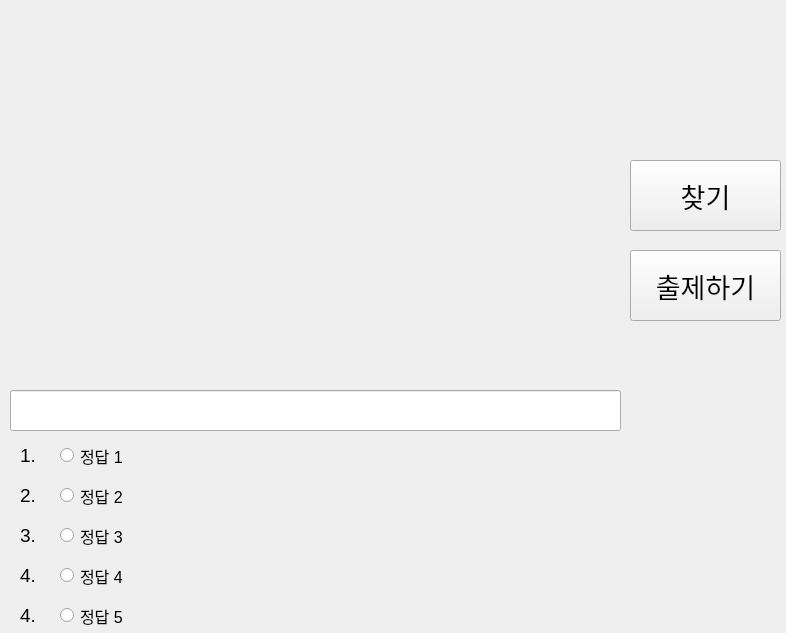
<?xml version="1.0" encoding="UTF-8"?>
<ui version="4.0">
 <class>Create_question_window</class>
 <widget class="QMainWindow" name="Create_question_window">
  <property name="geometry">
   <rect>
    <x>0</x>
    <y>0</y>
    <width>786</width>
    <height>633</height>
   </rect>
  </property>
  <property name="windowTitle">
   <string>MainWindow</string>
  </property>
  <widget class="QWidget" name="centralwidget">
   <widget class="QLabel" name="picture_view">
    <property name="geometry">
     <rect>
      <x>10</x>
      <y>20</y>
      <width>611</width>
      <height>361</height>
     </rect>
    </property>
    <property name="toolTip">
     <string>&lt;html&gt;&lt;head/&gt;&lt;body&gt;&lt;p&gt;문제에 대한 이미지를 넣어 주세요.&lt;/p&gt;&lt;/body&gt;&lt;/html&gt;</string>
    </property>
    <property name="text">
     <string/>
    </property>
    <property name="pixmap">
     <pixmap>../img/Basic_Photo.png</pixmap>
    </property>
    <property name="scaledContents">
     <bool>true</bool>
    </property>
   </widget>
   <widget class="QPushButton" name="find_picture">
    <property name="geometry">
     <rect>
      <x>630</x>
      <y>160</y>
      <width>151</width>
      <height>71</height>
     </rect>
    </property>
    <property name="font">
     <font>
      <pointsize>20</pointsize>
     </font>
    </property>
    <property name="toolTip">
     <string>&lt;html&gt;&lt;head/&gt;&lt;body&gt;&lt;p&gt;문제에 넣을 사진을 선택 합니다.&lt;/p&gt;&lt;/body&gt;&lt;/html&gt;</string>
    </property>
    <property name="text">
     <string>찾기</string>
    </property>
   </widget>
   <widget class="QLineEdit" name="Edit_Description">
    <property name="geometry">
     <rect>
      <x>10</x>
      <y>390</y>
      <width>611</width>
      <height>41</height>
     </rect>
    </property>
    <property name="toolTip">
     <string>&lt;html&gt;&lt;head/&gt;&lt;body&gt;&lt;p&gt;문제 에 대한 설명을 입력해 주세요.&lt;/p&gt;&lt;/body&gt;&lt;/html&gt;</string>
    </property>
   </widget>
   <widget class="QRadioButton" name="answer_1">
    <property name="geometry">
     <rect>
      <x>60</x>
      <y>440</y>
      <width>561</width>
      <height>31</height>
     </rect>
    </property>
    <property name="font">
     <font>
      <pointsize>12</pointsize>
     </font>
    </property>
    <property name="layoutDirection">
     <enum>Qt::LayoutDirection::LeftToRight</enum>
    </property>
    <property name="text">
     <string>정답 1</string>
    </property>
   </widget>
   <widget class="QRadioButton" name="answer_2">
    <property name="geometry">
     <rect>
      <x>60</x>
      <y>480</y>
      <width>561</width>
      <height>31</height>
     </rect>
    </property>
    <property name="font">
     <font>
      <pointsize>12</pointsize>
     </font>
    </property>
    <property name="text">
     <string>정답 2</string>
    </property>
   </widget>
   <widget class="QRadioButton" name="answer_3">
    <property name="geometry">
     <rect>
      <x>60</x>
      <y>520</y>
      <width>561</width>
      <height>31</height>
     </rect>
    </property>
    <property name="font">
     <font>
      <pointsize>12</pointsize>
     </font>
    </property>
    <property name="text">
     <string>정답 3</string>
    </property>
   </widget>
   <widget class="QRadioButton" name="answer_5">
    <property name="geometry">
     <rect>
      <x>60</x>
      <y>600</y>
      <width>561</width>
      <height>31</height>
     </rect>
    </property>
    <property name="font">
     <font>
      <pointsize>12</pointsize>
     </font>
    </property>
    <property name="text">
     <string>정답 5</string>
    </property>
   </widget>
   <widget class="QRadioButton" name="answer_4">
    <property name="geometry">
     <rect>
      <x>60</x>
      <y>560</y>
      <width>561</width>
      <height>31</height>
     </rect>
    </property>
    <property name="font">
     <font>
      <pointsize>12</pointsize>
     </font>
    </property>
    <property name="text">
     <string>정답 4</string>
    </property>
   </widget>
   <widget class="QLabel" name="label">
    <property name="geometry">
     <rect>
      <x>20</x>
      <y>440</y>
      <width>31</width>
      <height>31</height>
     </rect>
    </property>
    <property name="font">
     <font>
      <pointsize>14</pointsize>
     </font>
    </property>
    <property name="text">
     <string>1.</string>
    </property>
   </widget>
   <widget class="QLabel" name="label_2">
    <property name="geometry">
     <rect>
      <x>20</x>
      <y>480</y>
      <width>31</width>
      <height>31</height>
     </rect>
    </property>
    <property name="font">
     <font>
      <pointsize>14</pointsize>
     </font>
    </property>
    <property name="text">
     <string>2.</string>
    </property>
   </widget>
   <widget class="QLabel" name="label_3">
    <property name="geometry">
     <rect>
      <x>20</x>
      <y>520</y>
      <width>31</width>
      <height>31</height>
     </rect>
    </property>
    <property name="font">
     <font>
      <pointsize>14</pointsize>
     </font>
    </property>
    <property name="text">
     <string>3.</string>
    </property>
   </widget>
   <widget class="QLabel" name="label_4">
    <property name="geometry">
     <rect>
      <x>20</x>
      <y>560</y>
      <width>31</width>
      <height>31</height>
     </rect>
    </property>
    <property name="font">
     <font>
      <pointsize>14</pointsize>
     </font>
    </property>
    <property name="text">
     <string>4.</string>
    </property>
   </widget>
   <widget class="QLabel" name="label_5">
    <property name="geometry">
     <rect>
      <x>20</x>
      <y>600</y>
      <width>31</width>
      <height>31</height>
     </rect>
    </property>
    <property name="font">
     <font>
      <pointsize>14</pointsize>
     </font>
    </property>
    <property name="text">
     <string>4.</string>
    </property>
   </widget>
   <widget class="QPushButton" name="submit_btn">
    <property name="geometry">
     <rect>
      <x>630</x>
      <y>250</y>
      <width>151</width>
      <height>71</height>
     </rect>
    </property>
    <property name="font">
     <font>
      <pointsize>20</pointsize>
     </font>
    </property>
    <property name="toolTip">
     <string>&lt;html&gt;&lt;head/&gt;&lt;body&gt;&lt;p&gt;문제를 제출 합니다.&lt;/p&gt;&lt;/body&gt;&lt;/html&gt;</string>
    </property>
    <property name="text">
     <string>출제하기</string>
    </property>
   </widget>
  </widget>
 </widget>
 <resources/>
 <connections/>
</ui>
